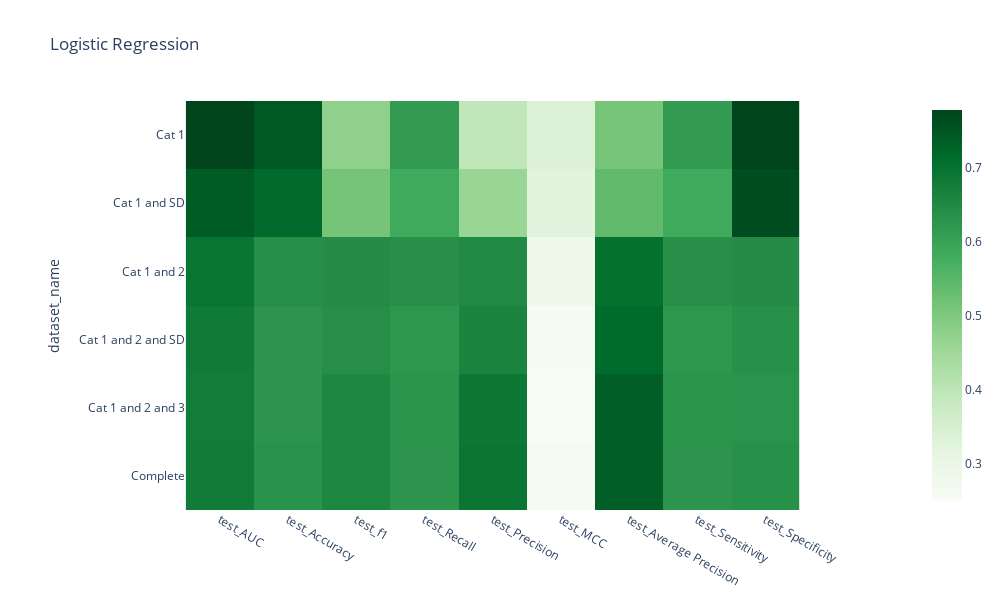

Here is the notebook cell this chart was saved with:
### Code cell
import plotly.express as px
fig = px.imshow(results_lr, color_continuous_scale='greens',title='Logistic Regression',width=1000, height=600)
fig.show()

### Figure 1 — Plotly figure (JSON) as saved in the notebook; plotly's stock layout.template omitted (floating-point values rounded to 4 significant figures)
{"data": [{"coloraxis": "coloraxis", "hovertemplate": "x: %{x}<br>dataset_name: %{y}<br>color: %{z}<extra></extra>", "name": "0", "type": "heatmap", "x": ["test_AUC", "test_Accuracy", "test_f1", "test_Recall", "test_Precision", "test_MCC", "test_Average Precision", "test_Sensitivity", "test_Specificity"], "xaxis": "x", "y": ["Cat 1", "Cat 1 and SD", "Cat 1 and 2", "Cat 1 and 2 and SD", "Cat 1 and 2 and 3", "Complete"], "yaxis": "y", "z": [[0.7765, 0.7463, 0.4759, 0.6137, 0.3937, 0.3366, 0.51, 0.6137, 0.7776], [0.7387, 0.7156, 0.5135, 0.5822, 0.4602, 0.3214, 0.5375, 0.5822, 0.7618], [0.6949, 0.6409, 0.6436, 0.6372, 0.6516, 0.2826, 0.7039, 0.6372, 0.6447], [0.6812, 0.6271, 0.6405, 0.621, 0.6618, 0.2548, 0.7133, 0.621, 0.6342], [0.6783, 0.6267, 0.6551, 0.626, 0.6873, 0.2516, 0.7361, 0.626, 0.6276], [0.68, 0.6302, 0.6575, 0.627, 0.6913, 0.2591, 0.7363, 0.627, 0.6342]]}], "layout": {"coloraxis": {"colorscale": [[0, "rgb(247,252,245)"], [0.125, "rgb(229,245,224)"], [0.25, "rgb(199,233,192)"], [0.375, "rgb(161,217,155)"], [0.5, "rgb(116,196,118)"], [0.625, "rgb(65,171,93)"], [0.75, "rgb(35,139,69)"], [0.875, "rgb(0,109,44)"], [1, "rgb(0,68,27)"]]}, "height": 600, "title": {"text": "Logistic Regression"}, "width": 1000, "xaxis": {"anchor": "y", "constrain": "domain", "domain": [0, 1], "scaleanchor": "y"}, "yaxis": {"anchor": "x", "autorange": "reversed", "constrain": "domain", "domain": [0, 1], "title": {"text": "dataset_name"}}}}
